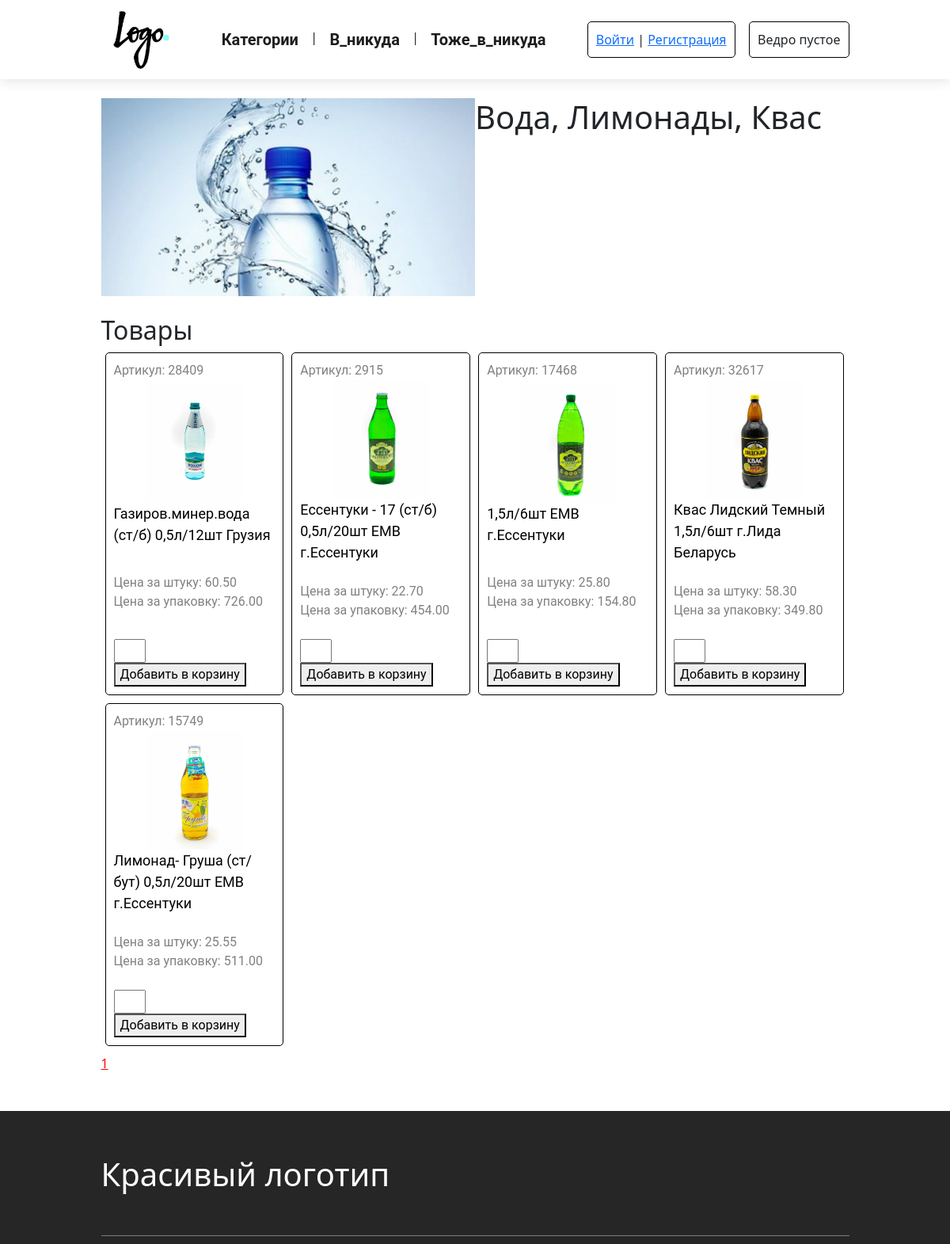
/category/water (upper part), run on an earlier commit of the app's database.
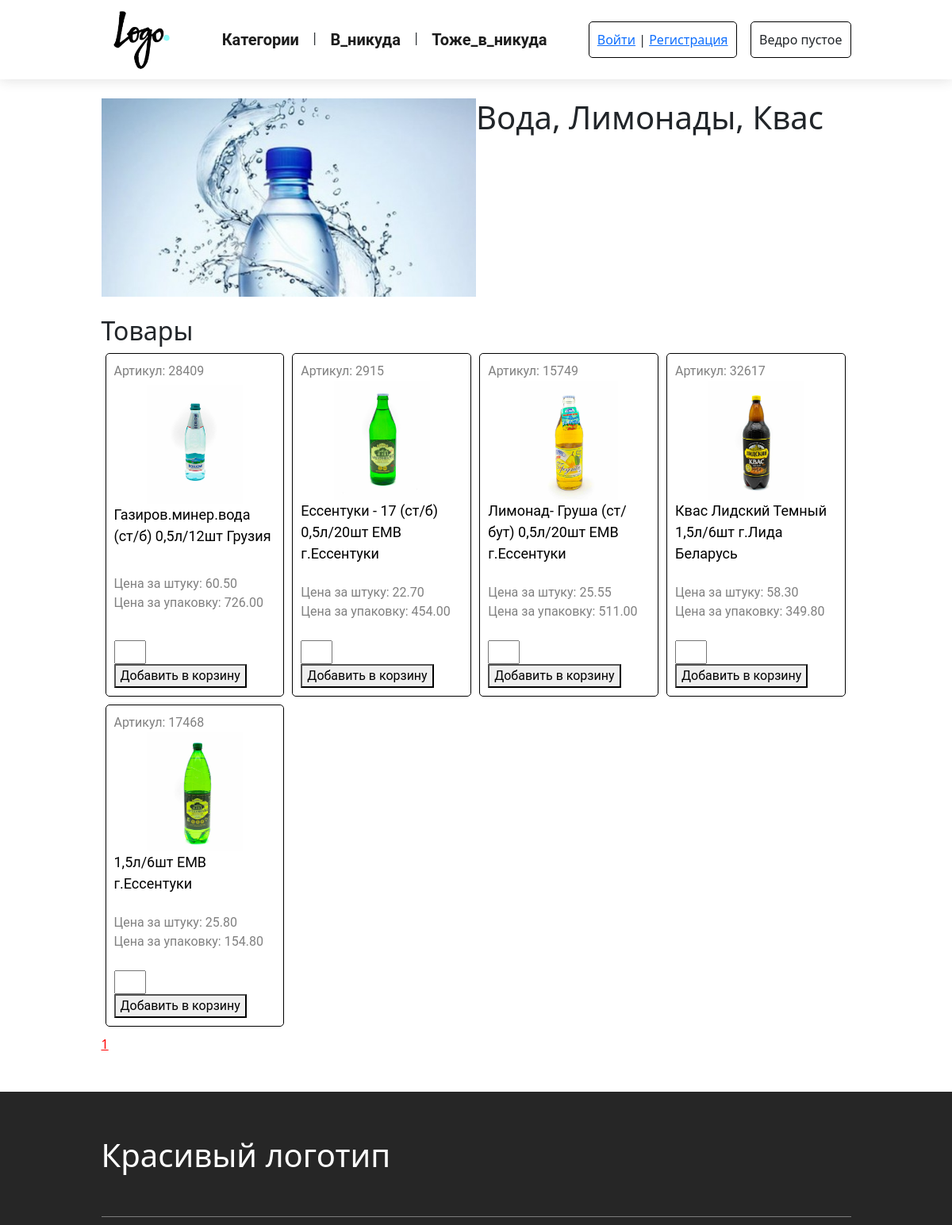
And on a later commit of the database.
### main/models.py (models this page shows, shortened)
class Product(models.Model):
    title = models.CharField(max_length=150, verbose_name='Название')
    article = models.IntegerField(verbose_name='Артикул', unique=True)
    description = models.TextField(verbose_name='Описание', blank=True)
    category = models.ForeignKey(Category, on_delete=models.CASCADE, verbose_name='Категория')
    main_image = models.ImageField(verbose_name='Главное изображение', upload_to='product_photo/', blank=True)
    price_unit = models.DecimalField(max_digits=9, decimal_places=2, verbose_name='Цена за штуку')
    price_pack = models.DecimalField(max_digits=9, decimal_places=2, verbose_name='Цена за упаковку', blank=True)
    created_at = models.DateTimeField(auto_now_add=True, verbose_name='Дата добавления')
    update_at = models.DateTimeField(auto_now=True, verbose_name='Дата обновления')
    is_published = models.BooleanField(default=True, verbose_name='Публикация')
    views = models.IntegerField(default=0, verbose_name='Кол-во просмотров')
    class Meta:
        verbose_name = "Товар"
        verbose_name_plural = "Товары"
        ordering = ['-views']

### main/views.py (the view)
# urls.py: path('category/', categories, name='categories'),
def category(request, slug):
    category = Category.objects.get(slug=slug)
    all_products = Product.objects.filter(category=category, is_published=True)
    form_cart = CartAddProductForm()
    if request.GET.get('page') == None:
        category.views = F('views') + 1
    category.save()
    paginator = Paginator(all_products, 40)
    page_num = request.GET.get('page', 1)
    page_obj = paginator.get_page(page_num)
    if request.method == "POST":
        cart = Cart(request)
        form = CartAddProductForm(request.POST)
        if form.is_valid():
            product = Product.objects.get(id=form.cleaned_data['id_product'])
            cart.add(product=product, quantity=form.cleaned_data['quantity'])
    context = {'category': category, 'page_obj': page_obj, 'form_cart': form_cart}
    return render(request, 'main/category.html', context)

### cart/forms.py
class CartAddProductForm(forms.Form):
    id_product = forms.IntegerField(label='id продукта', widget=forms.HiddenInput)
    quantity = forms.IntegerField(label='Количество', widget=forms.NumberInput(attrs={'class': 'cart_quantity'}))

### cart/cart.py (called while the page is built)
    def __len__(self):
        return sum(item['quantity'] for item in self.cart.values())

### cart/context_processors/cart_context_processor.py (called while the page is built)
def cart(request):
    cart = Cart(request)
    context = {'cart': cart}
    return context

### main/templates/main/category.html (shortened to what this page needs)
{% extends "base.html" %}
{% load static %}
{% block for_connect_another %}<link rel="stylesheet" href="{% static 'main/css/caregory.css' %}">{% endblock%}
{% block content %}
<div class="category_title">
    <img src="{{ category.photo.url }}" alt="">
    <h1>{{category.title}}</h1>
</div>
<br>
<h2>Товары</h2>
<div class="category_products">
    {% for product in page_obj %}
        <div class="category_product">
            <div class="articl">Артикул: {{ product.article }}</div>
            <a href="/product/{{ product.pk }}">
                <div class="product_img"><img src="{{ product.main_image.url }}" alt=""></div>
                <div class="product_title">{{product.title}}</div>
            </a>
            <br>
            <div class="prices">
                <div>Цена за штуку: {{ product.price_unit }}</div>
                <div>Цена за упаковку: {{ product.price_pack }}</div>
            </div>
            <br>
            <div class="cart">
              <form method="POST" class="cart_form">
                  {{ form_cart.quantity }}
                  <button type="submit" class="button">Добавить в корзину</button>
              </form>
          </div>
        </div>
    {% endfor %}
</div>
<div>
    {% for i in page_obj.paginator.page_range %}
      {% if i == page_obj.number %}
        <a href="?page={{ i }}" style=color:red;>{{ i }}</a>
      {% elif i > page_obj.number|add:-3 and i < page_obj.number|add:3 %}
        <a href="?page={{ i }}" style=color:green;>{{ i }}</a>
      {% endif %}
    {% endfor %}
  </div>
{% endblock%}

What changed in the data, as far as the page shows it:
changed Product "Лимонад- Груша (ст/бут) 0,5л/20шт ЕМВ г.Ессентуки": moves up the list
changed Product "Квас Лидский Темный 1,5л/6шт г.Лида Беларусь": moves down the list
